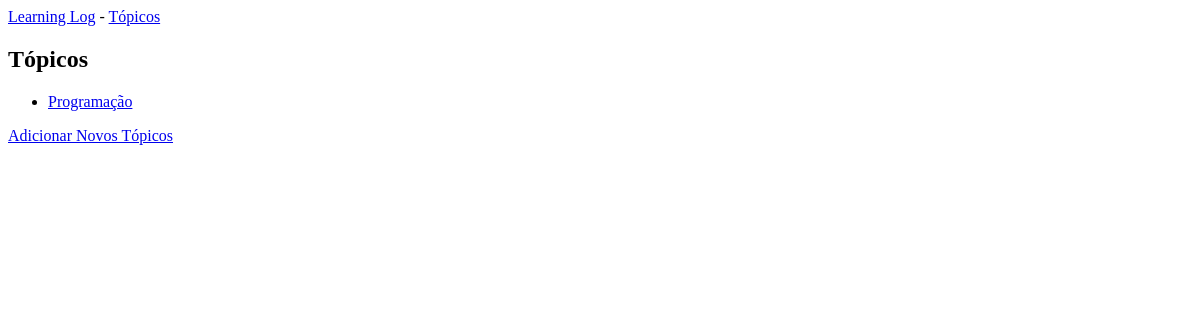
The page /topics/ on the database as committed earlier.
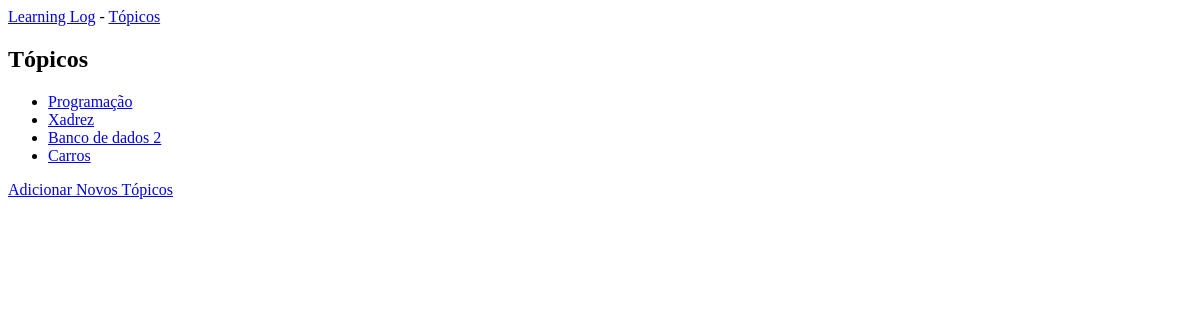
The same page on the database as committed later.
### learning_logs/models.py (models this page shows)
class Topic(models.Model):
    text = models.CharField(max_length=200)
    date_added = models.DateTimeField(auto_now_add=True)
    def __str__(self):
        return self.text

### learning_logs/views.py (the view)
# urls.py: path('topics/', views.topics, name='topics'),
def topics(request):
    topics = Topic.objects.order_by('date_added')
    context = {'topics': topics}
    return render(request, 'learning_logs/topics.html', context)

### learning_logs/templates/learning_logs/topics.html
{% extends "learning_logs/base.html" %}
{% block content %}
    <h2>Tópicos</h2>
    <ul>
        {% for topic in topics %}
            <li>
                <a href="{% url 'topic' topic.id %}">{{ topic }}</a>
            </li>
        {% empty %}
            <li>Não há tópicos adicionados</li>
        {% endfor %}
    </ul>
    <a href="{% url 'new_topic'%}">Adicionar Novos Tópicos</a>
{% endblock content %}

### learning_logs/templates/learning_logs/base.html
<a href="{% url 'index' %}">Learning Log</a> -
<a href="{% url 'topics' %}">Tópicos</a>
{% block content %}{% endblock content %}

Rows that differ between the two databases and show on the page:
added Topic: text "Xadrez"
added Topic: text "Banco de dados 2"
added Topic: text "Carros"
